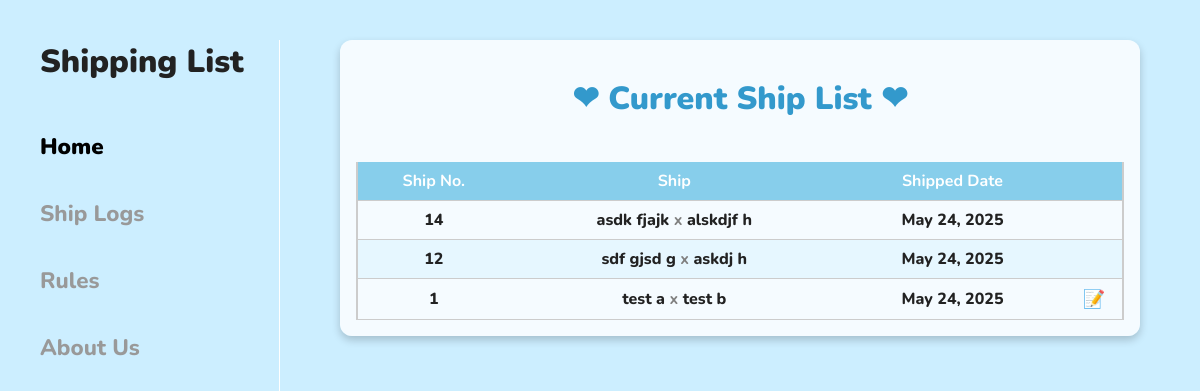
The page / on the database its author committed.
### shiplist/models.py (models this page shows, shortened)
class Ship(models.Model):
    ship_no = models.IntegerField()
    half = models.CharField(max_length=50)
    half_other = models.CharField(max_length=50)
    status = models.IntegerField(choices=STATUS_CHOICES, default=0)
    shipped_date = models.DateTimeField(auto_now_add=True)
    remarks = models.CharField(max_length=255, blank=True)

### shiplist/views.py (the view)
# urls.py: path('', home, name='home'),
def home(request): # show only sailing ships
    sailing_ships = Ship.objects.filter(status=2).order_by('-ship_no')
    return render(request, 'shiplist/index.html', {'ships': sailing_ships})

### shiplist/templates/shiplist/index.html (shortened to what this page needs)
{% extends "shiplist/base.html" %} {% block title %}Current Ships{% endblock %}
{% block content %}
<div class="container">
    <h1>❤︎ Current Ship List ❤︎</h1>
    <div class="table-container">
        <table>
            <thead>
                <tr>
                    <th>Ship No.</th>
                    <th>Ship</th>
                    <th>Shipped Date</th>
                    <th></th>
                </tr>
            </thead>
            <tbody>
                {% for ship in ships %}
                <tr>
                    <td>{{ ship.ship_no }}</td>
                    <td>
                        {{ ship.half }} <span style="color: gray; font-weight: bold">x</span> {{ ship.half_other }}
                    </td>
                    <td>{{ ship.shipped_date|date:"F j, Y" }}</td>
                    <td style="width: 40px; text-align: center">
                        {% if ship.remarks %}
                        <button class="note-btn" data-remarks="{{ ship.remarks|escapejs }}">
                            📝
                        </button>
                        {% else %}
                        &nbsp; {% endif %}
                    </td>
                </tr>
                {% endfor %}
            </tbody>
        </table>
    </div>
</div>
{% endblock %}

### shiplist/static/shiplist/style.css (style rules this page uses)
body { background: #cceeff; font-family: "Segoe UI", sans-serif; margin: 0; padding: 20px; }
.container { max-width: 960px; margin: auto; background: #ffffffcc; border-radius: 12px; box-shadow: 0 4px 8px rgba(0, 0, 0, 0.2); padding: 20px; }
h1 { text-align: center; color: #3399cc; font-weight: 900; }
table { width: 100%; border-collapse: collapse; margin-top: 20px; }
table th, table td { padding: 12px; text-align: center; border-bottom: 1px solid #ccc; }
table th { background-color: #b3e0ff; color: #004466; }
table tr:nth-child(even) { background-color: #e6f7ff; }
.note-btn { background: none; border: none; cursor: pointer; font-size: 18px; }
body { font-family: "Nunito", sans-serif; font-weight: 800; }
.container { max-width: 1000px; margin: 0 auto; padding: 1rem; font-family: "Nunito", sans-serif; }
.table-container { max-height: 500px; overflow-y: auto; }
table { border-collapse: collapse; width: 100%; border-left: 2px solid #ccc; border-right: 2px solid #ccc; }
thead th { position: sticky; top: 0; background-color: #87ceeb; color: white; padding: 8px; text-align: center; z-index: 1; }
tbody td { padding: 8px; border-top: 1px solid #ddd; text-align: center; }
html, body { margin: 0; padding: 0; height: 100%; padding-left: 10px; overflow-x: hidden; }

### rows shown on the page
Ship: ship_no "14", half "asdk fjajk", half_other "alskdjf h", shipped_date "May 24, 2025"
Ship: ship_no "12", half "sdf gjsd g", half_other "askdj h", shipped_date "May 24, 2025"
Ship: ship_no "1", half "test a", half_other "test b", shipped_date "May 24, 2025"
